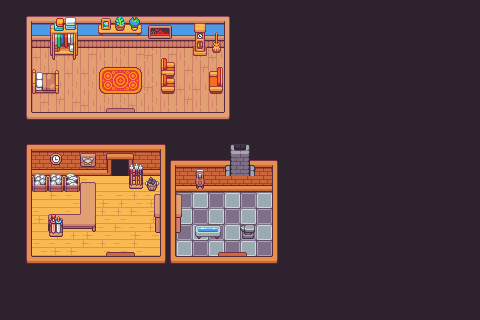

This is a level from a 2D game, rendered from its Tiled map with the project's own tilesets. A one-line summary and the map file follow, with tile-layer data summarised:
An orthogonal 30x20 tile map with 16x16 px tiles, 7 tile layers (floor, doors, walls, props_low, ...), 5 tilesets and 33 objects (10x npcStandingSpot, interior_entry, interior_exit).

<map version="1.10" tiledversion="1.12.1" orientation="orthogonal" renderorder="right-down" width="30" height="20" tilewidth="16" tileheight="16" infinite="0" nextlayerid="10" nextobjectid="36">
 <tileset firstgid="1" source="../tilesets/Blacksmith Floors.tsx" />
 <tileset firstgid="1185" source="../tilesets/Blacksmith Walls.tsx" />
 <tileset firstgid="3249" source="../tilesets/Blacksmith Furniture.tsx" />
 <tileset firstgid="4849" source="../tilesets/Rural Village Interior Floors.tsx" />
 <tileset firstgid="6033" source="../tilesets/Rural Village Interior Objects.tsx" />
 <layer id="1" name="floor" width="30" height="20">
  <data>[600 cells, 552 non-empty, 8 distinct tile ids]</data>
 </layer>
 <layer id="3" name="doors" width="30" height="20">
  <data>[600 cells, 9 non-empty, 9 distinct tile ids]</data>
 </layer>
 <layer id="2" name="walls" width="30" height="20">
  <data>[600 cells, 526 non-empty, 31 distinct tile ids]</data>
 </layer>
 <layer id="4" name="props_low" width="30" height="20">
  <properties>
   <property name="y-sort" type="bool" value="false" />
  </properties>
  <data>[600 cells, 47 non-empty, 45 distinct tile ids]</data>
 </layer>
 <layer id="9" name="countertop" width="30" height="20">
  <properties>
   <property name="y-sort" type="bool" value="true" />
  </properties>
  <data>[600 cells, 5 non-empty, 5 distinct tile ids]</data>
 </layer>
 <layer id="7" name="props_mid" width="30" height="20">
  <properties>
   <property name="y-sort" type="bool" value="true" />
  </properties>
  <data>[600 cells, 20 non-empty, 20 distinct tile ids]</data>
 </layer>
 <layer id="5" name="props_high" width="30" height="20">
  <data>[600 cells, 37 non-empty, 20 distinct tile ids]</data>
 </layer>
 <objectgroup id="6" name="objects">
  <object id="1" name="entry" type="interior_entry" x="112.75" y="240.917" width="14" height="14">
   <properties>
    <property name="uid" value="b8102732-582a-4e78-962b-17d56ffb2a91" />
   </properties>
  </object>
  <object id="2" name="exit" type="interior_exit" x="113.417" y="258.333" width="14" height="14">
   <properties>
    <property name="uid" value="4e537add-bb3c-431a-bf72-4af55012ebc9" />
   </properties>
  </object>
  <object id="22" name="blacksmith_bed" type="npcStandingSpot" x="48.75" y="81.75" width="13.5" height="12">
   <properties>
    <property name="standingGroupId" value="bed" />
    <property name="uid" value="711cb032-7b5b-4c73-bb03-3dc5e2bb8a86" />
   </properties>
  </object>
  <object id="24" name="blacksmith_lounge" type="npcStandingSpot" x="178.125" y="65.75" width="12.375" height="12.375">
   <properties>
    <property name="standingGroupId" value="lounge" />
    <property name="uid" value="8f891bc5-42d8-426b-b87d-26080d42dd3f" />
   </properties>
  </object>
  <object id="25" name="blacksmith_anvil" type="npcStandingSpot" x="243" y="210.455" width="11.0909" height="11.6364">
   <properties>
    <property name="standingGroupId" value="anvil" />
    <property name="uid" value="501432f8-2447-442d-a12f-3d0d28e57c0c" />
   </properties>
  </object>
  <object id="26" name="blacksmith_quencher" type="npcStandingSpot" x="210.727" y="211.182" width="11" height="10.9091">
   <properties>
    <property name="standingGroupId" value="quencher" />
    <property name="uid" value="04d1da40-28e2-438e-aa17-36b85fcd79e4" />
   </properties>
  </object>
  <object id="27" name="blacksmith_store" type="npcStandingSpot" x="65.125" y="209.5" width="14" height="10.125">
   <properties>
    <property name="standingGroupId" value="store" />
    <property name="uid" value="82a72408-10c4-4473-810e-0def7497d6a9" />
   </properties>
  </object>
  <object id="29" name="blacksmith_idle_four" type="npcStandingSpot" x="98.75" y="178" width="11.5" height="10.5">
   <properties>
    <property name="standingGroupId" value="tourist_idle" />
    <property name="uid" value="26dd540b-8a80-4693-ba95-2f7429c94069" />
   </properties>
  </object>
  <object id="30" name="blacksmith_idle_one" type="npcStandingSpot" x="130" y="193" width="11.5" height="10.5">
   <properties>
    <property name="standingGroupId" value="tourist_idle" />
    <property name="uid" value="44fbc959-831b-47a2-b55e-7f551d20b5fb" />
   </properties>
  </object>
  <object id="31" name="blacksmith_idle_two" type="npcStandingSpot" x="116.25" y="208.75" width="11.5" height="10.5">
   <properties>
    <property name="standingGroupId" value="tourist_idle" />
    <property name="uid" value="8a8d9ee2-d877-4778-adcd-5ba0fbca6325" />
   </properties>
  </object>
  <object id="32" name="blacksmith_idle_three" type="npcStandingSpot" x="49.25" y="241" width="11.5" height="10.5">
   <properties>
    <property name="standingGroupId" value="tourist_idle" />
    <property name="uid" value="c2be2a45-5945-48b8-94c1-868c89aed51f" />
   </properties>
  </object>
  <object id="33" name="blacksmith_forge" type="npcStandingSpot" x="227.636" y="195.636" width="9.45455" height="9.81818">
   <properties>
    <property name="standingGroupId" value="forge" />
    <property name="uid" value="5ea334c3-df08-4f77-a446-daf27a2ae9a5" />
   </properties>
  </object>
 </objectgroup>
 <objectgroup id="8" name="COLLISION">
  <object id="3" x="26" y="16" width="202.667" height="31.3333" />
  <object id="4" x="27" y="144.75" width="84" height="29.75" />
  <object id="5" x="128.75" y="144.75" width="35.5" height="29" />
  <object id="6" x="128.75" y="164.25" width="36.25" height="26.75" />
  <object id="7" x="162.25" y="160.75" width="116.5" height="29.5" />
  <object id="8" x="25.75" y="256.75" width="81.75" height="14.5" />
  <object id="9" x="134" y="256.25" width="30.5" height="15.5" />
  <object id="10" x="160.75" y="231.75" width="14.75" height="35" />
  <object id="11" x="159.25" y="256.5" width="118.75" height="10.5" />
  <object id="12" x="273" y="158.75" width="13.25" height="110.75" />
  <object id="13" x="26.5" y="112.5" width="80" height="34.25" />
  <object id="14" x="134.5" y="111.75" width="97.25" height="42.25" />
  <object id="15" x="223" y="43.6667" width="37" height="87.6667" />
  <object id="16" x="13.6667" y="26.3333" width="17" height="92.3333" />
  <object id="17" x="175.875" y="229.875" width="5.75" height="3.375" />
  <object id="18" x="154.75" y="229.5" width="6.875" height="4" />
  <object id="19" x="85.8182" y="169.454" width="14" height="63.6364" />
  <object id="20" x="48.7955" y="220.909" width="38.6591" height="12.3636" />
  <object id="21" x="48.7273" y="222" width="14.7273" height="15.6364" />
  <object id="34" x="17.375" y="156.958" width="13.25" height="110.75" />
  <object id="35" x="29.0909" y="171.636" width="52.1818" height="16.9091" />
 </objectgroup>
</map>
